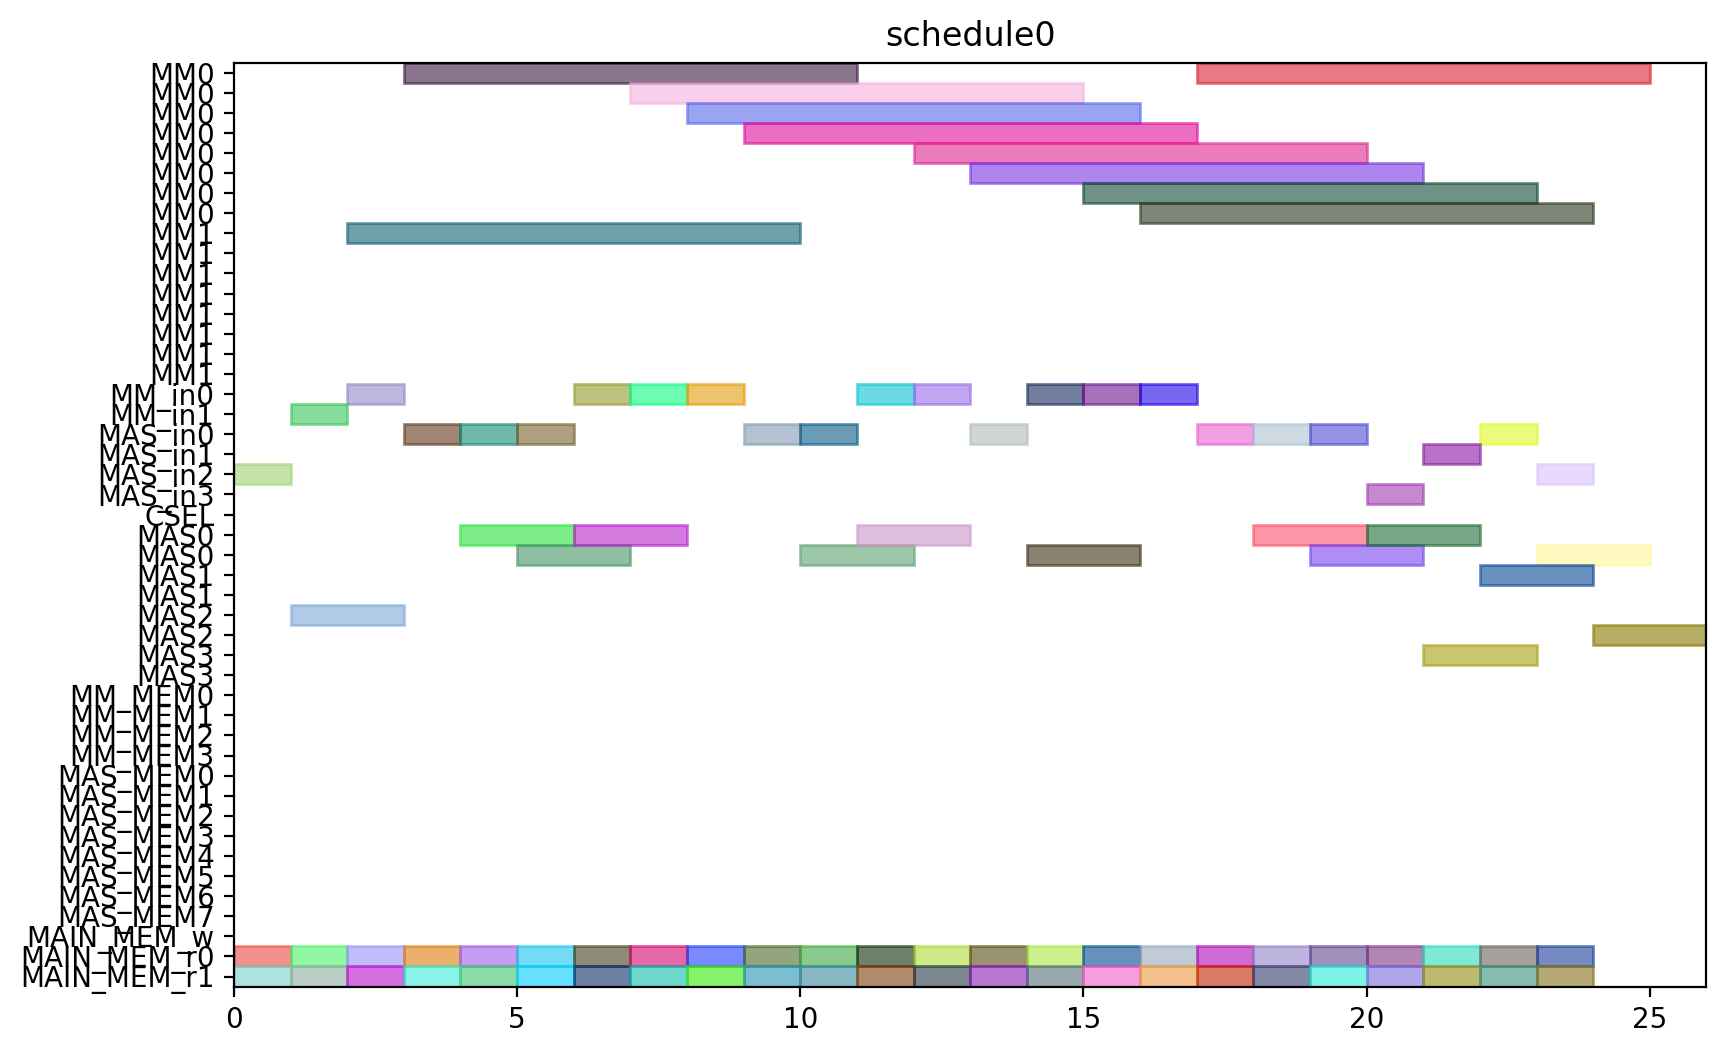

Python code for this plot:
from pyschedule import Scenario, solvers, plotters, alt


def solve():
	horizon = 120
	S = Scenario("schedule0", horizon=horizon)

	# resource
	MM = S.Resources('MM', num=2, size=8)
	MM_in = S.Resources('MM_in', num=2)
	MAS_in = S.Resources('MAS_in', num=4)
	CSEL = S.Resource('CSEL')
	MAS = S.Resources('MAS', num=4, size=2, periods=range(1, horizon))
	MM_MEM = S.Resources('MM_MEM', num=4)
	MAS_MEM = S.Resources('MAS_MEM', num=8)
	MAIN_MEM_w = S.Resource('MAIN_MEM_w', size=1)
	MAIN_MEM_r = S.Resources('MAIN_MEM_r', num=2)

	# result of previous scheduling

	# new tasks
	t0_t0 = S.Task('t0_t0', length=2, delay_cost=1)
	t0_t0 += alt(MAS)
	t0_t0_in = S.Task('t0_t0_in', length=1, delay_cost=1)
	t0_t0_in += alt(MAS_in)
	S += t0_t0_in*MAS_in[0]<=t0_t0*MAS[0]

	S += t0_t0_in*MAS_in[1]<=t0_t0*MAS[1]

	S += t0_t0_in*MAS_in[2]<=t0_t0*MAS[2]

	S += t0_t0_in*MAS_in[3]<=t0_t0*MAS[3]

	t0_t0_mem0 = S.Task('t0_t0_mem0', length=1, delay_cost=1)
	t0_t0_mem0 += MAIN_MEM_r[0]
	S += t0_t0_mem0 <= t0_t0

	t0_t0_mem1 = S.Task('t0_t0_mem1', length=1, delay_cost=1)
	t0_t0_mem1 += MAIN_MEM_r[1]
	S += t0_t0_mem1 <= t0_t0

	t0_t1 = S.Task('t0_t1', length=2, delay_cost=1)
	t0_t1 += alt(MAS)
	t0_t1_in = S.Task('t0_t1_in', length=1, delay_cost=1)
	t0_t1_in += alt(MAS_in)
	S += t0_t1_in*MAS_in[0]<=t0_t1*MAS[0]

	S += t0_t1_in*MAS_in[1]<=t0_t1*MAS[1]

	S += t0_t1_in*MAS_in[2]<=t0_t1*MAS[2]

	S += t0_t1_in*MAS_in[3]<=t0_t1*MAS[3]

	t0_t1_mem0 = S.Task('t0_t1_mem0', length=1, delay_cost=1)
	t0_t1_mem0 += MAIN_MEM_r[0]
	S += t0_t1_mem0 <= t0_t1

	t0_t1_mem1 = S.Task('t0_t1_mem1', length=1, delay_cost=1)
	t0_t1_mem1 += MAIN_MEM_r[1]
	S += t0_t1_mem1 <= t0_t1

	t0_t3 = S.Task('t0_t3', length=8, delay_cost=1)
	t0_t3 += alt(MM)
	t0_t3_in = S.Task('t0_t3_in', length=1, delay_cost=1)
	t0_t3_in += alt(MM_in)
	S += t0_t3_in*MM_in[0]<=t0_t3*MM[0]
	S += t0_t3_in*MM_in[1]<=t0_t3*MM[1]
	t0_t3_mem0 = S.Task('t0_t3_mem0', length=1, delay_cost=1)
	t0_t3_mem0 += MAIN_MEM_r[0]
	S += t0_t3_mem0 <= t0_t3

	t0_t3_mem1 = S.Task('t0_t3_mem1', length=1, delay_cost=1)
	t0_t3_mem1 += MAIN_MEM_r[1]
	S += t0_t3_mem1 <= t0_t3

	t10 = S.Task('t10', length=2, delay_cost=1)
	t10 += alt(MAS)
	t10_in = S.Task('t10_in', length=1, delay_cost=1)
	t10_in += alt(MAS_in)
	S += t10_in*MAS_in[0]<=t10*MAS[0]

	S += t10_in*MAS_in[1]<=t10*MAS[1]

	S += t10_in*MAS_in[2]<=t10*MAS[2]

	S += t10_in*MAS_in[3]<=t10*MAS[3]

	t10_mem0 = S.Task('t10_mem0', length=1, delay_cost=1)
	t10_mem0 += MAIN_MEM_r[0]
	S += t10_mem0 <= t10

	t10_mem1 = S.Task('t10_mem1', length=1, delay_cost=1)
	t10_mem1 += MAIN_MEM_r[1]
	S += t10_mem1 <= t10

	t11 = S.Task('t11', length=2, delay_cost=1)
	t11 += alt(MAS)
	t11_in = S.Task('t11_in', length=1, delay_cost=1)
	t11_in += alt(MAS_in)
	S += t11_in*MAS_in[0]<=t11*MAS[0]

	S += t11_in*MAS_in[1]<=t11*MAS[1]

	S += t11_in*MAS_in[2]<=t11*MAS[2]

	S += t11_in*MAS_in[3]<=t11*MAS[3]

	t11_mem0 = S.Task('t11_mem0', length=1, delay_cost=1)
	t11_mem0 += MAIN_MEM_r[0]
	S += t11_mem0 <= t11

	t11_mem1 = S.Task('t11_mem1', length=1, delay_cost=1)
	t11_mem1 += MAIN_MEM_r[1]
	S += t11_mem1 <= t11

	t3_t0 = S.Task('t3_t0', length=8, delay_cost=1)
	t3_t0 += alt(MM)
	t3_t0_in = S.Task('t3_t0_in', length=1, delay_cost=1)
	t3_t0_in += alt(MM_in)
	S += t3_t0_in*MM_in[0]<=t3_t0*MM[0]
	S += t3_t0_in*MM_in[1]<=t3_t0*MM[1]
	t3_t0_mem0 = S.Task('t3_t0_mem0', length=1, delay_cost=1)
	t3_t0_mem0 += MAIN_MEM_r[0]
	S += t3_t0_mem0 <= t3_t0

	t3_t0_mem1 = S.Task('t3_t0_mem1', length=1, delay_cost=1)
	t3_t0_mem1 += MAIN_MEM_r[1]
	S += t3_t0_mem1 <= t3_t0

	t3_t1 = S.Task('t3_t1', length=8, delay_cost=1)
	t3_t1 += alt(MM)
	t3_t1_in = S.Task('t3_t1_in', length=1, delay_cost=1)
	t3_t1_in += alt(MM_in)
	S += t3_t1_in*MM_in[0]<=t3_t1*MM[0]
	S += t3_t1_in*MM_in[1]<=t3_t1*MM[1]
	t3_t1_mem0 = S.Task('t3_t1_mem0', length=1, delay_cost=1)
	t3_t1_mem0 += MAIN_MEM_r[0]
	S += t3_t1_mem0 <= t3_t1

	t3_t1_mem1 = S.Task('t3_t1_mem1', length=1, delay_cost=1)
	t3_t1_mem1 += MAIN_MEM_r[1]
	S += t3_t1_mem1 <= t3_t1

	t3_t2 = S.Task('t3_t2', length=2, delay_cost=1)
	t3_t2 += alt(MAS)
	t3_t2_in = S.Task('t3_t2_in', length=1, delay_cost=1)
	t3_t2_in += alt(MAS_in)
	S += t3_t2_in*MAS_in[0]<=t3_t2*MAS[0]

	S += t3_t2_in*MAS_in[1]<=t3_t2*MAS[1]

	S += t3_t2_in*MAS_in[2]<=t3_t2*MAS[2]

	S += t3_t2_in*MAS_in[3]<=t3_t2*MAS[3]

	t3_t2_mem0 = S.Task('t3_t2_mem0', length=1, delay_cost=1)
	t3_t2_mem0 += MAIN_MEM_r[0]
	S += t3_t2_mem0 <= t3_t2

	t3_t2_mem1 = S.Task('t3_t2_mem1', length=1, delay_cost=1)
	t3_t2_mem1 += MAIN_MEM_r[1]
	S += t3_t2_mem1 <= t3_t2

	t3_t3 = S.Task('t3_t3', length=2, delay_cost=1)
	t3_t3 += alt(MAS)
	t3_t3_in = S.Task('t3_t3_in', length=1, delay_cost=1)
	t3_t3_in += alt(MAS_in)
	S += t3_t3_in*MAS_in[0]<=t3_t3*MAS[0]

	S += t3_t3_in*MAS_in[1]<=t3_t3*MAS[1]

	S += t3_t3_in*MAS_in[2]<=t3_t3*MAS[2]

	S += t3_t3_in*MAS_in[3]<=t3_t3*MAS[3]

	t3_t3_mem0 = S.Task('t3_t3_mem0', length=1, delay_cost=1)
	t3_t3_mem0 += MAIN_MEM_r[0]
	S += t3_t3_mem0 <= t3_t3

	t3_t3_mem1 = S.Task('t3_t3_mem1', length=1, delay_cost=1)
	t3_t3_mem1 += MAIN_MEM_r[1]
	S += t3_t3_mem1 <= t3_t3

	t4_t0 = S.Task('t4_t0', length=2, delay_cost=1)
	t4_t0 += alt(MAS)
	t4_t0_in = S.Task('t4_t0_in', length=1, delay_cost=1)
	t4_t0_in += alt(MAS_in)
	S += t4_t0_in*MAS_in[0]<=t4_t0*MAS[0]

	S += t4_t0_in*MAS_in[1]<=t4_t0*MAS[1]

	S += t4_t0_in*MAS_in[2]<=t4_t0*MAS[2]

	S += t4_t0_in*MAS_in[3]<=t4_t0*MAS[3]

	t4_t0_mem0 = S.Task('t4_t0_mem0', length=1, delay_cost=1)
	t4_t0_mem0 += MAIN_MEM_r[0]
	S += t4_t0_mem0 <= t4_t0

	t4_t0_mem1 = S.Task('t4_t0_mem1', length=1, delay_cost=1)
	t4_t0_mem1 += MAIN_MEM_r[1]
	S += t4_t0_mem1 <= t4_t0

	t4_t1 = S.Task('t4_t1', length=2, delay_cost=1)
	t4_t1 += alt(MAS)
	t4_t1_in = S.Task('t4_t1_in', length=1, delay_cost=1)
	t4_t1_in += alt(MAS_in)
	S += t4_t1_in*MAS_in[0]<=t4_t1*MAS[0]

	S += t4_t1_in*MAS_in[1]<=t4_t1*MAS[1]

	S += t4_t1_in*MAS_in[2]<=t4_t1*MAS[2]

	S += t4_t1_in*MAS_in[3]<=t4_t1*MAS[3]

	t4_t1_mem0 = S.Task('t4_t1_mem0', length=1, delay_cost=1)
	t4_t1_mem0 += MAIN_MEM_r[0]
	S += t4_t1_mem0 <= t4_t1

	t4_t1_mem1 = S.Task('t4_t1_mem1', length=1, delay_cost=1)
	t4_t1_mem1 += MAIN_MEM_r[1]
	S += t4_t1_mem1 <= t4_t1

	t4_t3 = S.Task('t4_t3', length=8, delay_cost=1)
	t4_t3 += alt(MM)
	t4_t3_in = S.Task('t4_t3_in', length=1, delay_cost=1)
	t4_t3_in += alt(MM_in)
	S += t4_t3_in*MM_in[0]<=t4_t3*MM[0]
	S += t4_t3_in*MM_in[1]<=t4_t3*MM[1]
	t4_t3_mem0 = S.Task('t4_t3_mem0', length=1, delay_cost=1)
	t4_t3_mem0 += MAIN_MEM_r[0]
	S += t4_t3_mem0 <= t4_t3

	t4_t3_mem1 = S.Task('t4_t3_mem1', length=1, delay_cost=1)
	t4_t3_mem1 += MAIN_MEM_r[1]
	S += t4_t3_mem1 <= t4_t3

	t5_t0 = S.Task('t5_t0', length=8, delay_cost=1)
	t5_t0 += alt(MM)
	t5_t0_in = S.Task('t5_t0_in', length=1, delay_cost=1)
	t5_t0_in += alt(MM_in)
	S += t5_t0_in*MM_in[0]<=t5_t0*MM[0]
	S += t5_t0_in*MM_in[1]<=t5_t0*MM[1]
	t5_t0_mem0 = S.Task('t5_t0_mem0', length=1, delay_cost=1)
	t5_t0_mem0 += MAIN_MEM_r[0]
	S += t5_t0_mem0 <= t5_t0

	t5_t0_mem1 = S.Task('t5_t0_mem1', length=1, delay_cost=1)
	t5_t0_mem1 += MAIN_MEM_r[1]
	S += t5_t0_mem1 <= t5_t0

	t5_t1 = S.Task('t5_t1', length=8, delay_cost=1)
	t5_t1 += alt(MM)
	t5_t1_in = S.Task('t5_t1_in', length=1, delay_cost=1)
	t5_t1_in += alt(MM_in)
	S += t5_t1_in*MM_in[0]<=t5_t1*MM[0]
	S += t5_t1_in*MM_in[1]<=t5_t1*MM[1]
	t5_t1_mem0 = S.Task('t5_t1_mem0', length=1, delay_cost=1)
	t5_t1_mem0 += MAIN_MEM_r[0]
	S += t5_t1_mem0 <= t5_t1

	t5_t1_mem1 = S.Task('t5_t1_mem1', length=1, delay_cost=1)
	t5_t1_mem1 += MAIN_MEM_r[1]
	S += t5_t1_mem1 <= t5_t1

	t5_t2 = S.Task('t5_t2', length=2, delay_cost=1)
	t5_t2 += alt(MAS)
	t5_t2_in = S.Task('t5_t2_in', length=1, delay_cost=1)
	t5_t2_in += alt(MAS_in)
	S += t5_t2_in*MAS_in[0]<=t5_t2*MAS[0]

	S += t5_t2_in*MAS_in[1]<=t5_t2*MAS[1]

	S += t5_t2_in*MAS_in[2]<=t5_t2*MAS[2]

	S += t5_t2_in*MAS_in[3]<=t5_t2*MAS[3]

	t5_t2_mem0 = S.Task('t5_t2_mem0', length=1, delay_cost=1)
	t5_t2_mem0 += MAIN_MEM_r[0]
	S += t5_t2_mem0 <= t5_t2

	t5_t2_mem1 = S.Task('t5_t2_mem1', length=1, delay_cost=1)
	t5_t2_mem1 += MAIN_MEM_r[1]
	S += t5_t2_mem1 <= t5_t2

	t5_t3 = S.Task('t5_t3', length=2, delay_cost=1)
	t5_t3 += alt(MAS)
	t5_t3_in = S.Task('t5_t3_in', length=1, delay_cost=1)
	t5_t3_in += alt(MAS_in)
	S += t5_t3_in*MAS_in[0]<=t5_t3*MAS[0]

	S += t5_t3_in*MAS_in[1]<=t5_t3*MAS[1]

	S += t5_t3_in*MAS_in[2]<=t5_t3*MAS[2]

	S += t5_t3_in*MAS_in[3]<=t5_t3*MAS[3]

	t5_t3_mem0 = S.Task('t5_t3_mem0', length=1, delay_cost=1)
	t5_t3_mem0 += MAIN_MEM_r[0]
	S += t5_t3_mem0 <= t5_t3

	t5_t3_mem1 = S.Task('t5_t3_mem1', length=1, delay_cost=1)
	t5_t3_mem1 += MAIN_MEM_r[1]
	S += t5_t3_mem1 <= t5_t3

	t6_t0 = S.Task('t6_t0', length=8, delay_cost=1)
	t6_t0 += alt(MM)
	t6_t0_in = S.Task('t6_t0_in', length=1, delay_cost=1)
	t6_t0_in += alt(MM_in)
	S += t6_t0_in*MM_in[0]<=t6_t0*MM[0]
	S += t6_t0_in*MM_in[1]<=t6_t0*MM[1]
	t6_t0_mem0 = S.Task('t6_t0_mem0', length=1, delay_cost=1)
	t6_t0_mem0 += MAIN_MEM_r[0]
	S += t6_t0_mem0 <= t6_t0

	t6_t0_mem1 = S.Task('t6_t0_mem1', length=1, delay_cost=1)
	t6_t0_mem1 += MAIN_MEM_r[1]
	S += t6_t0_mem1 <= t6_t0

	t6_t1 = S.Task('t6_t1', length=8, delay_cost=1)
	t6_t1 += alt(MM)
	t6_t1_in = S.Task('t6_t1_in', length=1, delay_cost=1)
	t6_t1_in += alt(MM_in)
	S += t6_t1_in*MM_in[0]<=t6_t1*MM[0]
	S += t6_t1_in*MM_in[1]<=t6_t1*MM[1]
	t6_t1_mem0 = S.Task('t6_t1_mem0', length=1, delay_cost=1)
	t6_t1_mem0 += MAIN_MEM_r[0]
	S += t6_t1_mem0 <= t6_t1

	t6_t1_mem1 = S.Task('t6_t1_mem1', length=1, delay_cost=1)
	t6_t1_mem1 += MAIN_MEM_r[1]
	S += t6_t1_mem1 <= t6_t1

	t6_t2 = S.Task('t6_t2', length=2, delay_cost=1)
	t6_t2 += alt(MAS)
	t6_t2_in = S.Task('t6_t2_in', length=1, delay_cost=1)
	t6_t2_in += alt(MAS_in)
	S += t6_t2_in*MAS_in[0]<=t6_t2*MAS[0]

	S += t6_t2_in*MAS_in[1]<=t6_t2*MAS[1]

	S += t6_t2_in*MAS_in[2]<=t6_t2*MAS[2]

	S += t6_t2_in*MAS_in[3]<=t6_t2*MAS[3]

	t6_t2_mem0 = S.Task('t6_t2_mem0', length=1, delay_cost=1)
	t6_t2_mem0 += MAIN_MEM_r[0]
	S += t6_t2_mem0 <= t6_t2

	t6_t2_mem1 = S.Task('t6_t2_mem1', length=1, delay_cost=1)
	t6_t2_mem1 += MAIN_MEM_r[1]
	S += t6_t2_mem1 <= t6_t2

	t6_t3 = S.Task('t6_t3', length=2, delay_cost=1)
	t6_t3 += alt(MAS)
	t6_t3_in = S.Task('t6_t3_in', length=1, delay_cost=1)
	t6_t3_in += alt(MAS_in)
	S += t6_t3_in*MAS_in[0]<=t6_t3*MAS[0]

	S += t6_t3_in*MAS_in[1]<=t6_t3*MAS[1]

	S += t6_t3_in*MAS_in[2]<=t6_t3*MAS[2]

	S += t6_t3_in*MAS_in[3]<=t6_t3*MAS[3]

	t6_t3_mem0 = S.Task('t6_t3_mem0', length=1, delay_cost=1)
	t6_t3_mem0 += MAIN_MEM_r[0]
	S += t6_t3_mem0 <= t6_t3

	t6_t3_mem1 = S.Task('t6_t3_mem1', length=1, delay_cost=1)
	t6_t3_mem1 += MAIN_MEM_r[1]
	S += t6_t3_mem1 <= t6_t3

	t7_t0 = S.Task('t7_t0', length=8, delay_cost=1)
	t7_t0 += alt(MM)
	t7_t0_in = S.Task('t7_t0_in', length=1, delay_cost=1)
	t7_t0_in += alt(MM_in)
	S += t7_t0_in*MM_in[0]<=t7_t0*MM[0]
	S += t7_t0_in*MM_in[1]<=t7_t0*MM[1]
	t7_t0_mem0 = S.Task('t7_t0_mem0', length=1, delay_cost=1)
	t7_t0_mem0 += MAIN_MEM_r[0]
	S += t7_t0_mem0 <= t7_t0

	t7_t0_mem1 = S.Task('t7_t0_mem1', length=1, delay_cost=1)
	t7_t0_mem1 += MAIN_MEM_r[1]
	S += t7_t0_mem1 <= t7_t0

	t7_t1 = S.Task('t7_t1', length=8, delay_cost=1)
	t7_t1 += alt(MM)
	t7_t1_in = S.Task('t7_t1_in', length=1, delay_cost=1)
	t7_t1_in += alt(MM_in)
	S += t7_t1_in*MM_in[0]<=t7_t1*MM[0]
	S += t7_t1_in*MM_in[1]<=t7_t1*MM[1]
	t7_t1_mem0 = S.Task('t7_t1_mem0', length=1, delay_cost=1)
	t7_t1_mem0 += MAIN_MEM_r[0]
	S += t7_t1_mem0 <= t7_t1

	t7_t1_mem1 = S.Task('t7_t1_mem1', length=1, delay_cost=1)
	t7_t1_mem1 += MAIN_MEM_r[1]
	S += t7_t1_mem1 <= t7_t1

	t7_t2 = S.Task('t7_t2', length=2, delay_cost=1)
	t7_t2 += alt(MAS)
	t7_t2_in = S.Task('t7_t2_in', length=1, delay_cost=1)
	t7_t2_in += alt(MAS_in)
	S += t7_t2_in*MAS_in[0]<=t7_t2*MAS[0]

	S += t7_t2_in*MAS_in[1]<=t7_t2*MAS[1]

	S += t7_t2_in*MAS_in[2]<=t7_t2*MAS[2]

	S += t7_t2_in*MAS_in[3]<=t7_t2*MAS[3]

	t7_t2_mem0 = S.Task('t7_t2_mem0', length=1, delay_cost=1)
	t7_t2_mem0 += MAIN_MEM_r[0]
	S += t7_t2_mem0 <= t7_t2

	t7_t2_mem1 = S.Task('t7_t2_mem1', length=1, delay_cost=1)
	t7_t2_mem1 += MAIN_MEM_r[1]
	S += t7_t2_mem1 <= t7_t2

	t7_t3 = S.Task('t7_t3', length=2, delay_cost=1)
	t7_t3 += alt(MAS)
	t7_t3_in = S.Task('t7_t3_in', length=1, delay_cost=1)
	t7_t3_in += alt(MAS_in)
	S += t7_t3_in*MAS_in[0]<=t7_t3*MAS[0]

	S += t7_t3_in*MAS_in[1]<=t7_t3*MAS[1]

	S += t7_t3_in*MAS_in[2]<=t7_t3*MAS[2]

	S += t7_t3_in*MAS_in[3]<=t7_t3*MAS[3]

	t7_t3_mem0 = S.Task('t7_t3_mem0', length=1, delay_cost=1)
	t7_t3_mem0 += MAIN_MEM_r[0]
	S += t7_t3_mem0 <= t7_t3

	t7_t3_mem1 = S.Task('t7_t3_mem1', length=1, delay_cost=1)
	t7_t3_mem1 += MAIN_MEM_r[1]
	S += t7_t3_mem1 <= t7_t3

	solvers.mip.solve(S,msg=1,kind='CPLEX',ratio_gap=1.01)

	solution = [['hoge']*len(S.solution()[1]) for i in range(len(S.solution()))]
	for i in range(len(S.solution())):
		for j in range(len(S.solution()[i])):
			solution[i][j]=str(S.solution()[i][j])
	print(solution)

	cycles = int(solution[-1][3])

	pic_file_name = "/mnt/rose/usr1/fukuda/ABE/multiRAM_multiMAS_16mux/scheduling_result/stage8MM2_stage2MAS4/SQR012345/schedule0.png"
	if(S.solution() != []):
		plotters.matplotlib.plot(S,img_filename=pic_file_name, show_task_labels=False, fig_size=(cycles*0.25+3, 6))

	return solution
